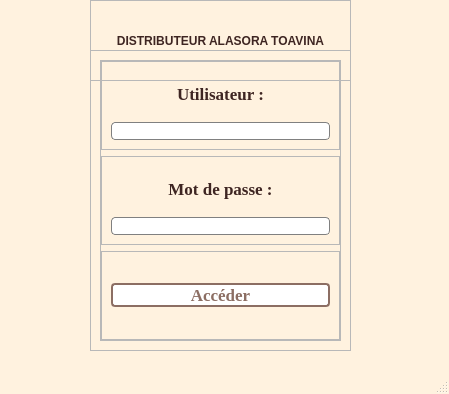
<?xml version="1.0" encoding="UTF-8"?>
<ui version="4.0">
 <class>MainWindow</class>
 <widget class="QMainWindow" name="MainWindow">
  <property name="geometry">
   <rect>
    <x>0</x>
    <y>0</y>
    <width>449</width>
    <height>394</height>
   </rect>
  </property>
  <property name="minimumSize">
   <size>
    <width>449</width>
    <height>394</height>
   </size>
  </property>
  <property name="maximumSize">
   <size>
    <width>449</width>
    <height>394</height>
   </size>
  </property>
  <property name="windowTitle">
   <string>MainWindow</string>
  </property>
  <property name="styleSheet">
   <string notr="true">QMainWindow{
	background-color:#FFF2DF;
}
QLineEdit{
	border: 1px solid grey;
	border-radius: 4px;
}
QLineEdit:hover{
	border: 2px solid #8C6E63;
}
QLineEdit:focus{
	border: 2px solid #3E2522;
}

</string>
  </property>
  <widget class="QWidget" name="centralwidget">
   <widget class="QFrame" name="frame">
    <property name="geometry">
     <rect>
      <x>90</x>
      <y>50</y>
      <width>261</width>
      <height>301</height>
     </rect>
    </property>
    <property name="frameShape">
     <enum>QFrame::Shape::StyledPanel</enum>
    </property>
    <property name="frameShadow">
     <enum>QFrame::Shadow::Raised</enum>
    </property>
    <layout class="QVBoxLayout" name="verticalLayout">
     <item>
      <widget class="QFrame" name="frame_2">
       <property name="frameShape">
        <enum>QFrame::Shape::StyledPanel</enum>
       </property>
       <property name="frameShadow">
        <enum>QFrame::Shadow::Raised</enum>
       </property>
       <layout class="QVBoxLayout" name="verticalLayout_2">
        <property name="leftMargin">
         <number>0</number>
        </property>
        <property name="topMargin">
         <number>0</number>
        </property>
        <property name="rightMargin">
         <number>0</number>
        </property>
        <property name="bottomMargin">
         <number>0</number>
        </property>
        <item>
         <widget class="QFrame" name="frame_5">
          <property name="frameShape">
           <enum>QFrame::Shape::StyledPanel</enum>
          </property>
          <property name="frameShadow">
           <enum>QFrame::Shadow::Raised</enum>
          </property>
          <layout class="QVBoxLayout" name="verticalLayout_4">
           <item>
            <widget class="QLabel" name="utilisateur">
             <property name="font">
              <font>
               <family>Times New Roman</family>
               <pointsize>13</pointsize>
               <bold>true</bold>
              </font>
             </property>
             <property name="styleSheet">
              <string notr="true">color:#3E2522;</string>
             </property>
             <property name="text">
              <string>Utilisateur :</string>
             </property>
             <property name="alignment">
              <set>Qt::AlignmentFlag::AlignCenter</set>
             </property>
            </widget>
           </item>
           <item>
            <widget class="QLineEdit" name="lineEdit_utilisateur"/>
           </item>
          </layout>
         </widget>
        </item>
        <item>
         <widget class="QFrame" name="frame_6">
          <property name="frameShape">
           <enum>QFrame::Shape::StyledPanel</enum>
          </property>
          <property name="frameShadow">
           <enum>QFrame::Shadow::Raised</enum>
          </property>
          <layout class="QVBoxLayout" name="verticalLayout_5">
           <item>
            <widget class="QLabel" name="password">
             <property name="font">
              <font>
               <family>Times New Roman</family>
               <pointsize>13</pointsize>
               <bold>true</bold>
              </font>
             </property>
             <property name="styleSheet">
              <string notr="true">color:#3E2522</string>
             </property>
             <property name="text">
              <string>Mot de passe :</string>
             </property>
             <property name="alignment">
              <set>Qt::AlignmentFlag::AlignCenter</set>
             </property>
            </widget>
           </item>
           <item>
            <widget class="QLineEdit" name="lineEdit_password"/>
           </item>
          </layout>
         </widget>
        </item>
        <item>
         <widget class="QFrame" name="frame_7">
          <property name="frameShape">
           <enum>QFrame::Shape::StyledPanel</enum>
          </property>
          <property name="frameShadow">
           <enum>QFrame::Shadow::Raised</enum>
          </property>
          <layout class="QVBoxLayout" name="verticalLayout_6">
           <property name="leftMargin">
            <number>9</number>
           </property>
           <property name="topMargin">
            <number>9</number>
           </property>
           <property name="rightMargin">
            <number>9</number>
           </property>
           <item>
            <widget class="QPushButton" name="pushButtonAcceder">
             <property name="font">
              <font>
               <family>Times New Roman</family>
               <pointsize>13</pointsize>
               <bold>true</bold>
               <kerning>true</kerning>
              </font>
             </property>
             <property name="styleSheet">
              <string notr="true">QPushButton{
	border: 2px solid #8C6E63;
	border-radius: 4px;
	color: #8C6E63;
	background-color: white;
}
QPushButton:hover{
	color: white;
	background-color: #8C6E63;
}</string>
             </property>
             <property name="text">
              <string>Accéder</string>
             </property>
            </widget>
           </item>
          </layout>
         </widget>
        </item>
       </layout>
      </widget>
     </item>
    </layout>
   </widget>
   <widget class="QFrame" name="frame_3">
    <property name="geometry">
     <rect>
      <x>90</x>
      <y>0</y>
      <width>261</width>
      <height>81</height>
     </rect>
    </property>
    <property name="frameShape">
     <enum>QFrame::Shape::StyledPanel</enum>
    </property>
    <property name="frameShadow">
     <enum>QFrame::Shadow::Raised</enum>
    </property>
    <layout class="QVBoxLayout" name="verticalLayout_3">
     <item>
      <widget class="QLabel" name="label">
       <property name="font">
        <font>
         <bold>true</bold>
        </font>
       </property>
       <property name="styleSheet">
        <string notr="true">color:#3E2522;</string>
       </property>
       <property name="text">
        <string>DISTRIBUTEUR ALASORA TOAVINA</string>
       </property>
       <property name="alignment">
        <set>Qt::AlignmentFlag::AlignCenter</set>
       </property>
      </widget>
     </item>
    </layout>
   </widget>
  </widget>
  <widget class="QMenuBar" name="menubar">
   <property name="geometry">
    <rect>
     <x>0</x>
     <y>0</y>
     <width>449</width>
     <height>22</height>
    </rect>
   </property>
  </widget>
  <widget class="QStatusBar" name="statusbar"/>
 </widget>
 <resources/>
 <connections/>
</ui>
